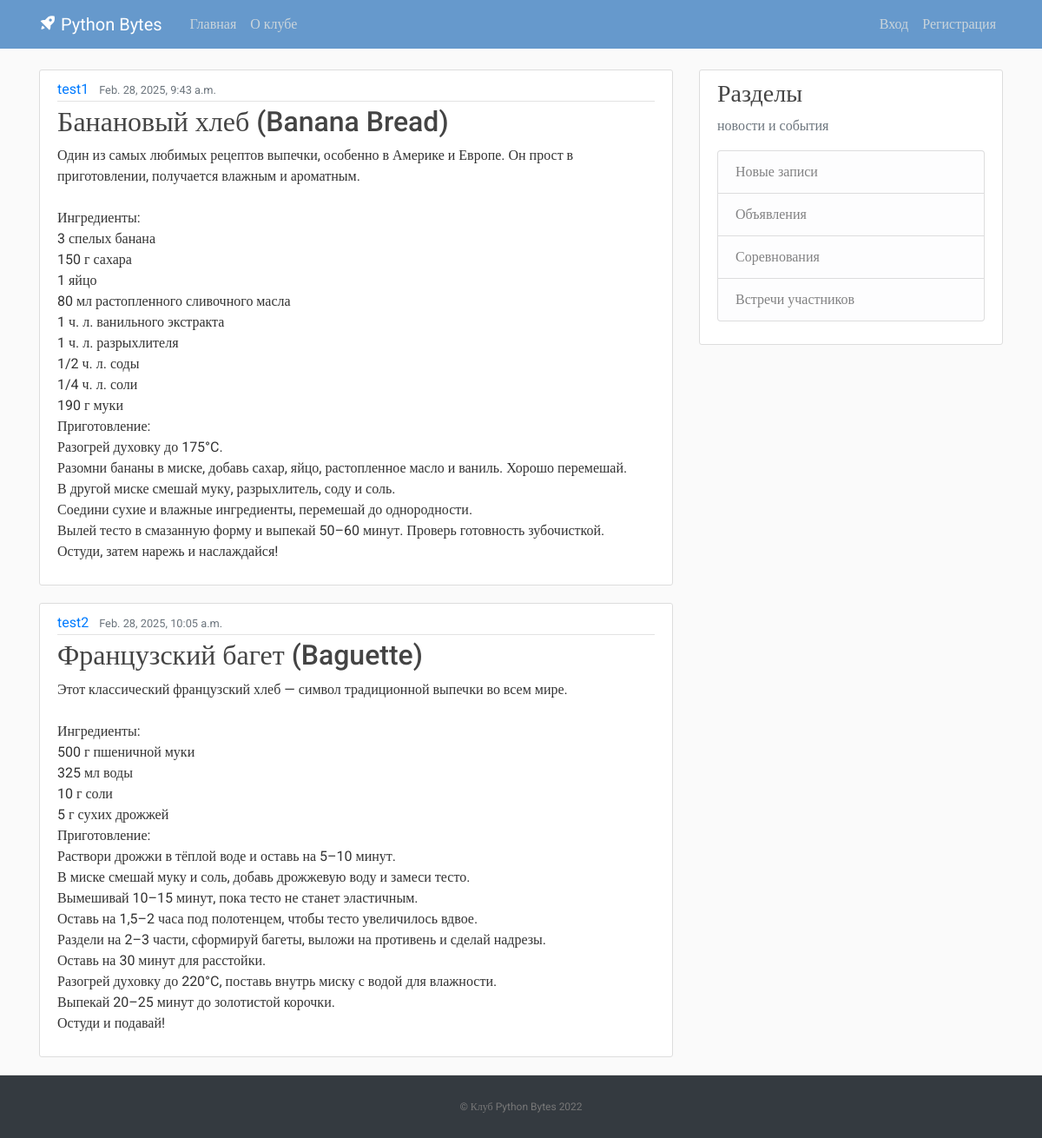
The page / on the database its author committed.
### blog/models.py (models this page shows, shortened)
class Post(models.Model):
    title = models.CharField(max_length=100)
    content = models.TextField()
    date_posted = models.DateTimeField(default=timezone.now)
    author = models.ForeignKey(User, on_delete=models.CASCADE)

### blog/views.py (the view)
# urls.py: path('', views.home, name='blog-home'),
def home(request):
    context = {
        'posts': Post.objects.all()
    }
    return render(request, 'blog/home.html', context)

### blog/templates/blog/home.html
{% extends "blog/base.html" %}
{% block content %}
    {% for post in posts %}
        <article class="media content-section">
          <div class="media-body">
            <div class="article-metadata">
              <a class="mr-2" href="#">{{ post.author }}</a>
              <small class="text-muted">{{ post.date_posted }}</small>
            </div>
            <h2><a class="article-title" href="#">{{ post.title }}</a></h2>
            <p class="article-content">{{ post.content }}</p>
          </div>
        </article>
    {% endfor %}
{% endblock content %}

### blog/templates/blog/base.html (shortened to what this page needs)
{% load static %}
<!DOCTYPE html>
<html>
<head>
     <link rel="stylesheet" href="https://maxcdn.bootstrapcdn.com/bootstrap/4.0.0/css/bootstrap.min.css">
     <link rel="stylesheet" type="text/css" href="{% static 'blog/main.css' %}">
     <link href='https://unpkg.com/boxicons@2.1.2/css/boxicons.min.css' rel='stylesheet'>
</head>
<body>
    <header class="site-header">
      <nav class="navbar navbar-expand-md navbar-dark bg-blue fixed-top">
        <div class="container">
          <a class="navbar-brand mr-4" href="{% url 'blog-home' %}"><i class='bx bxs-rocket bx-tada-hover'></i> Python Bytes</a>
          <div class="collapse navbar-collapse" id="navbarToggle">
            <div class="navbar-nav mr-auto">
              <a class="nav-item nav-link " href="{% url 'blog-home' %}">Главная</a>
              <a class="nav-item nav-link" href="{% url 'blog-about' %}">О клубе</a>
            </div>
            <div class="navbar-nav">
              {% if user.is_authenticated %}
            	<a class="nav-item nav-link" href="{% url 'profile' %}">Профиль</a>
            	<a class="nav-item nav-link" href="{% url 'logout' %}">Выход</a>
          	  {% else %}
            	<a class="nav-item nav-link" href="{% url 'login' %}">Вход</a>
            	<a class="nav-item nav-link" href="{% url 'register' %}">Регистрация</a>
          	  {% endif %}
            </div>
          </div>
        </div>
      </nav>
    </header>
    <main role="main" class="container">
      <div class="row">
        <div class="col-md-8">
          {% block content %}{% endblock %}
        </div>
        <div class="col-md-4">
          <div class="content-section">
            <h3>Разделы</h3>
            <p class='text-muted'>новости и события
              <ul class="list-group">
                <li class="list-group-item list-group-item-light">Новые записи</li>
                <li class="list-group-item list-group-item-light">Объявления</li>
                <li class="list-group-item list-group-item-light">Соревнования</li>
                <li class="list-group-item list-group-item-light">Встречи участников</li>
              </ul>
            </p>
          </div>
        </div>
      </div>
    </main>
    <footer class="text-center bg-dark">
      <p><a href="{% url 'blog-home' %}">© Клуб Python Bytes 2022</a></p>
    </footer>
</body>
</html>

### blog/static/blog/main.css (style rules this page uses)
body, html { width:100%; height:100% }
body { margin:0; padding:0; background: #fafafa; color: #333333; margin-top: 5rem; font-family:Roboto; }
h1, h2, h3, h4, h5, h6 { color: #444444; }
ul { margin: 0; }
.bg-blue { background-color: #6699cc; }
.site-header .navbar-nav .nav-link { color: #cbd5db; }
.content-section { background: #ffffff; padding: 10px 20px; border: 1px solid #dddddd; border-radius: 3px; margin-bottom: 20px; }
.article-title { color: #444444; }
.article-content { white-space: pre-line; }
.article-metadata { padding-bottom: 1px; margin-bottom: 4px; border-bottom: 1px solid #e3e3e3 }
footer { position: sticky!important; top: 100%; padding-top:25px; padding-bottom:25px; border-top:1px solid #ddd; }
footer p { margin:2px; text-align:center; padding:0 40px; color:#fff; font-size:12px; }
footer a { color:#777 }

### rows shown on the page
Post: author "test1", date_posted "Feb. 28, 2025, 9:43 a.m.", title "Банановый хлеб (Banana Bread)", content "Один из самых любимых рецептов выпечки, особенно в Америке и Европе. Он прост в приготовлении, получается влажным и ароматным. Ингредиенты: 3 спелых банана 150 г сахара 1 яйцо 80 мл растопленного сливочного масла 1 ч. л. ванильного экстракта 1 ч. л. разрыхлителя 1/2 ч. л. соды 1/4 ч. л. соли 190 г муки Приготовление: Разогрей духовку до 175°C. Разомни бананы в миске, добавь сахар, яйцо, растопленное масло и ваниль. Хорошо перемешай. В другой миске смешай муку, разрыхлитель, соду и соль. Соедини сухие и влажные ингредиенты, перемешай до однородности. Вылей тесто в смазанную форму и выпекай 50–60 минут. Проверь готовность зубочисткой. Остуди, затем нарежь и наслаждайся!"
Post: author "test2", date_posted "Feb. 28, 2025, 10:05 a.m.", title "Французский багет (Baguette)", content "Этот классический французский хлеб — символ традиционной выпечки во всем мире. Ингредиенты: 500 г пшеничной муки 325 мл воды 10 г соли 5 г сухих дрожжей Приготовление: Раствори дрожжи в тёплой воде и оставь на 5–10 минут. В миске смешай муку и соль, добавь дрожжевую воду и замеси тесто. Вымешивай 10–15 минут, пока тесто не станет эластичным. Оставь на 1,5–2 часа под полотенцем, чтобы тесто увеличилось вдвое. Раздели на 2–3 части, сформируй багеты, выложи на противень и сделай надрезы. Оставь на 30 минут для расстойки. Разогрей духовку до 220°C, поставь внутрь миску с водой для влажности. Выпекай 20–25 минут до золотистой корочки. Остуди и подавай!"
